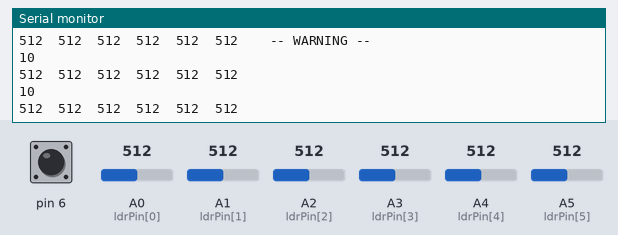
This sketch was run on a simulated Arduino Uno, built with avr-gcc and run on an emulated ATmega328P. Parts: the last lines printed to the serial monitor. The test bench sets the inputs (shaded band); at power-on: A0 (ldrPin[0]) = 512, A1 (ldrPin[1]) = 512, pin 6 HIGH, A2 (ldrPin[2]) = 512, A3 (ldrPin[3]) = 512, A4 (ldrPin[4]) = 512, A5 (ldrPin[5]) = 512.

Above: at 1.2 s.
1.3 s: A0 (ldrPin[0]) set to 716
At 1.48 s:
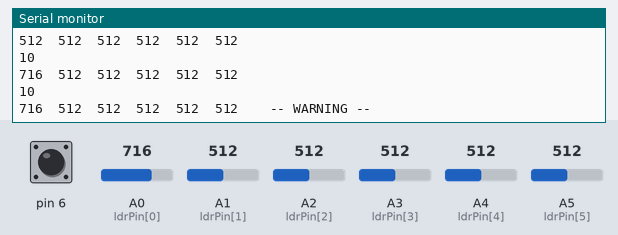
2.8 s: A1 (ldrPin[1]) set to 716
At 2.84 s:
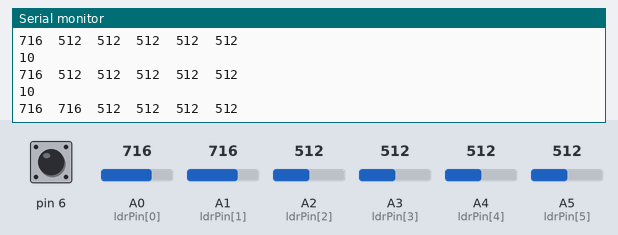
4.3 s: pin 6 pulled LOW for 3.2 s
10.5 s: A2 (ldrPin[2]) set to 716
At 10.5 s:
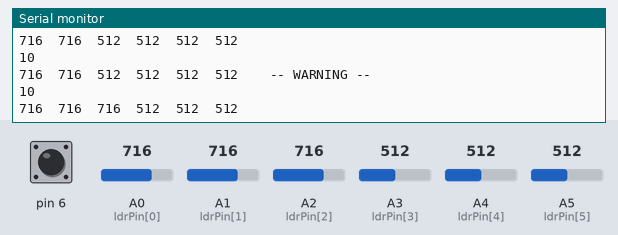
12.0 s: A3 (ldrPin[3]) set to 716
At 12.08 s:
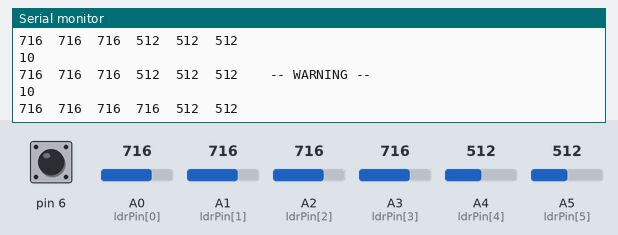
13.5 s: A4 (ldrPin[4]) set to 716
At 13.55 s:
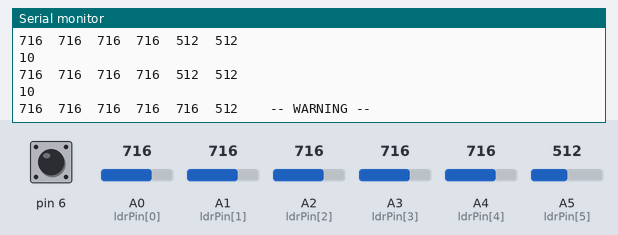

The sketch:

bag_security_v2.0.ino
```cpp
// BAG SECURITY  v2.0
// SENSOR ONLY
// BERHASIL

#include <CapacitiveSensor.h>

CapacitiveSensor cs_7_6 = CapacitiveSensor(7,6); // 1 megohm resistor between pins 7 & 6, pin 6 is sensor pin, add wire, foil

int ldrPin[6] = {A0,A1,A2,A3,A4,A5}; // select the input pin for LDR
int ldrValue[6] = {0,0,0,0,0,0}; // variable to store the value coming from the sensor
int flag = 0;
int n = 0;

void setup(){
  cs_7_6.set_CS_AutocaL_Millis(0xFFFFFFFF); // turn off autocalibrate on channel 1 - just as an example
  Serial.begin(115200);
}

void loop(){
  long total = cs_7_6.capacitiveSensor(30);
  Serial.println(total); // print sensor output
  if(total >= 21){
    flag = flag + 3;
  }

  for(int a=0 ; a<=5 ; a++){
    ldrValue[a] = analogRead(ldrPin[a]); // read the value from the sensor
    Serial.print(ldrValue[a]); //prints the values coming from the sensor on the screen
    Serial.print("\t");
    if(ldrValue[a] > 25){
      flag++;
    }else if(ldrValue[a] > 45){
      flag = flag + 2;
    }
  }

  //perhitungan kondisi
  n++;
  if(n >= 5){
    if(flag >= 8){
      Serial.print("\t-- WARNING --");
    }
    flag = 0;
    n = 0;
  }

  Serial.println();
  delay(100);
}

// REFERENSI :
// https://www.instructables.com/id/Capacitive-Sensing-for-Dummies/
```

Measured:
- after the input at 1.3 s, the serial monitor: prints a new line after 0.07 s (image 1)
- after the input at 2.8 s, the serial monitor: prints a new line at once (image 2)
- after the input at 12.0 s, the serial monitor: prints a new line after 0.07 s (image 4)
- after the input at 13.5 s, the serial monitor: prints a new line at once (image 5)
